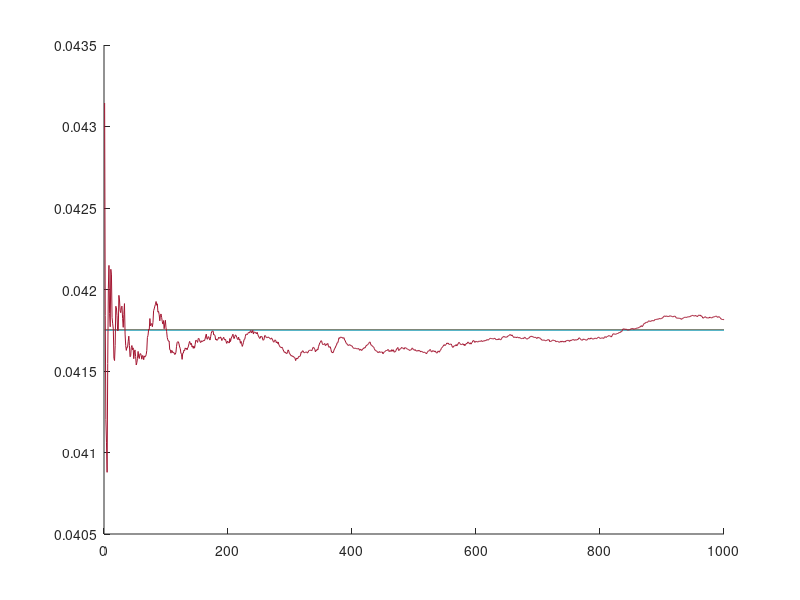

This figure's MATLAB source:
% dostaje sie na poczatku zajec ponizszy fragment
% sa to prawdopodobienstwa wystapienia danych wydarzen,
% jak dobrze pamietam zachorowania na jakas chorobe, ale to
% nie ma zadnego znaczenia
clear;

f=1; %false
t=2; %true

% nie wiem jak długo będzie dostępne, ale rysunek poglądowy https://eti.pg.edu.pl/documents/176468/29756687/bayes_wiele_zadan.pdf
% ogólnie chodzi o prawdopodobieństwo wartunkowe, np. pPM oznacza P(P|M), pMGR oznacza P(M|G,R)
% z tego co widziałem są zadania typu policz P(G|P) (to) i chyba P(~C|R), albo coś tego typu.

pG(t)=0.04; 
pG(f)=1-pG(t);

pR(t)=0.10; 
pR(f)=1-pR(t);

pBG(t,t) =0.80;
pBG(t,f) =0.02;
pBG(f,t) =1-pBG(t,t);
pBG(f,f) =1-pBG(t,f);

pCB(t,t)=0.85;
pCB(t,f)=0.25;
pCB(f,t)=1-pCB(t,t);
pCB(f,f)= 1-pCB(t,f);

pPM(t,t)=0.75;
pPM(t,f)=0.50;
pPM(f,t)=1-pPM(t,t);
pPM(f,f)= 1-pPM(t,f);

pUR(t,t)=0.40;
pUR(t,f)=0.25;
pUR(f,t)=1-pUR(t,t);
pUR(f,f)= 1-pUR(t,f);

pMGR(t,t,t) = 0.90;
pMGR(t,f,t) =0.75;
pMGR(t,t,f) =0.35;
pMGR(t,f,f) =0.25;
pMGR(f,t,t) =1-pMGR(t,t,t);
pMGR(f,f,t) =1-pMGR(t,f,t);
pMGR(f,t,f) =1-pMGR(t,t,f);
pMGR(f,f,f) =1-pMGR(t,f,f);

% koniec czesci otrzymanej na zajeciach, reszta do napisania samodzielnie. 
% ! kazdy dostaje jedna z wersji zadania!

% 1. Wyznaczenie lacznego rozkladu prawdopodobienstwa (wypelnienie siedmiowymiarowej tablicy)
% ogólnie 7-wymiarowa tablica prawdopodobieństw danych wydarzeń, generuje się wszystko i mnoży jak poniżej

for b = 1:2 
    for c = 1:2
        for g = 1:2
            for m = 1:2
                for p = 1:2
                    for r = 1:2
                        for u = 1:2
                            Placzne(b,c,g,m,p,r,u) = pG(g) * pR(r) * pBG(b,g) * pCB(c,b) * pUR(u,r) * pPM(p,m) * pMGR(m,g,r); 
                        end
                    end
                end
            end
        end
    end
end

% 2. Sprawdzenie czy suma wartosci w tablicy lacznego rozkladu wynosi 1
% sumowanie powyższej tablicy. Jak wiadomo, suma prawdopodobieństw wszystkich możliwych wydarzeń musi być równa 1
% jeśli nie jest, to coś zepsute.
if sum(sum(sum(sum(sum(sum(sum(Placzne))))))) == 1
    disp('Correct input');
else
    disp('Incorrect input!');
end

% 3. Wyznaczenie zadanych prawdopodobienstw metoda analityczna
% Wyliczanie dokładnej wartości P(G|P) (metoda analityczna)
% tu się robi trudniej, ale ogólnie liczymy sumę prawdopodobieństw wydarzeń, w których G i P jednocześnie prawdziwe
pGP = 0;
for b = 1:2 
    for c = 1:2
        for m = 1:2
            for r = 1:2
                for u = 1:2
                    pGP = pGP + Placzne(b,c,2,m,2,r,u);
                end
            end
        end
    end
end
% jak wyżej, ale tylko P prawdziwe
pP = 0;
for b = 1:2 
    for c = 1:2
        for g = 1:2
            for m = 1:2
                for r = 1:2
                    for u = 1:2
                        pP = pP + Placzne(b,c,g,m,2,r,u);
                    end
                end
            end
        end
    end
end
% prawdopodobieństwo warunkowe P(G|P)
pGifP = pGP/pP;

% 4. Wyznaczenie zadanych prawdopodobienstw metoda Monte Carlo
% to jest najtrudniejsza część, trzeba metodą Monte Carlo obliczyć przybliżone prawdopodobieństwo
% zdarzenia z treści zadania, nanieść je na wykres i porównać do wartości obliczonej analitycznie powyżej

hold on
k = 10000; % ilość obiegów pętli

for i=1:1000
    plot([1 1000], [pGifP pGifP]); % rysowanie prostej poziomej, prawdopodobieństwo analityczne

    % poniżej wyznaczanie wektorów przykładowych k wydarzeń, zgodnych z prawdopodobieństwem
    % dla przykłądu:
    g = rand(1,k) < pG(2);
    % rand(1,k) losuje wektor 1 do k liczb z przedziału od 0 do 1
    % chcemy mieć w g wydarzenia binarne z prawdopodobieństwem zgodnym z podanym wyżej
    % więc jeśli porównamy wylosowaną wartość z prawdopodobieństwem, to z tym właśnie prawdopodobieństwem
    % będzie ona mniejsza od niego. Wtedy wstawimy do wektora 1
    r = rand(1,k) < pR(2);

    % tu jest podobnie jak wyżej, ale aby obliczyć prawdopodobieństwo P(M|G,R) potrzebujemy więcej wartości,
    % ponieważ interesują nas wszystkie możliwości otrzymania M=true
    % wejściowe G,R nie mają znaczenia, więc trzeba uwzględnić zarówno true jak i false
    mgr = rand(1,k) < pMGR(2,2,2); % wszystkie prawdziwe
    mngr = rand(1,k) < pMGR(2,1,2); % m,r prawda; g false
    mgnr = rand(1,k) < pMGR(2,2,1); % m, g true; r false
    mngnr = rand(1,k) < pMGR(2,1,1); % m true; g,r false
    % poniższa linia jest kluczem do obliczeń
    % po matematycznemu twierdzenie Beyes'a
    m = (mgr&g&r)|(mngr&~g&r)|(mgnr&g&~r)|(mngnr&~g&~r); 
    
    % poniżej to samo jak wyżej, tylko dla p
    pm = rand(1,k) < pPM(2,2);
    pnm = rand(1,k) < pPM(2,1);
    p = (pm&m)|(pnm&~m);

    % prawdopodobieństwo dla powyższych danych
    % suma iloczynu binarnego wartości g i p, suma wartości wektoru p
    % średnia ~= prawdopodobieństwo
    P = sum(g&p)/sum(p);
    disp(i);
    % wyniki mają być uśrednione, wtedy można zauważyć, że wraz ze zwiększeniem ilości iteracji wzrasta dokładność
    % przybliżenia
    if i == 1
        srednia(i) = P;
    else
        srednia(i) = srednia(i-1) + (P - srednia(i-1))/i;
    end
end
plot(1:1000, srednia); % wyświetlenie wykresu metody Monte Carlo
